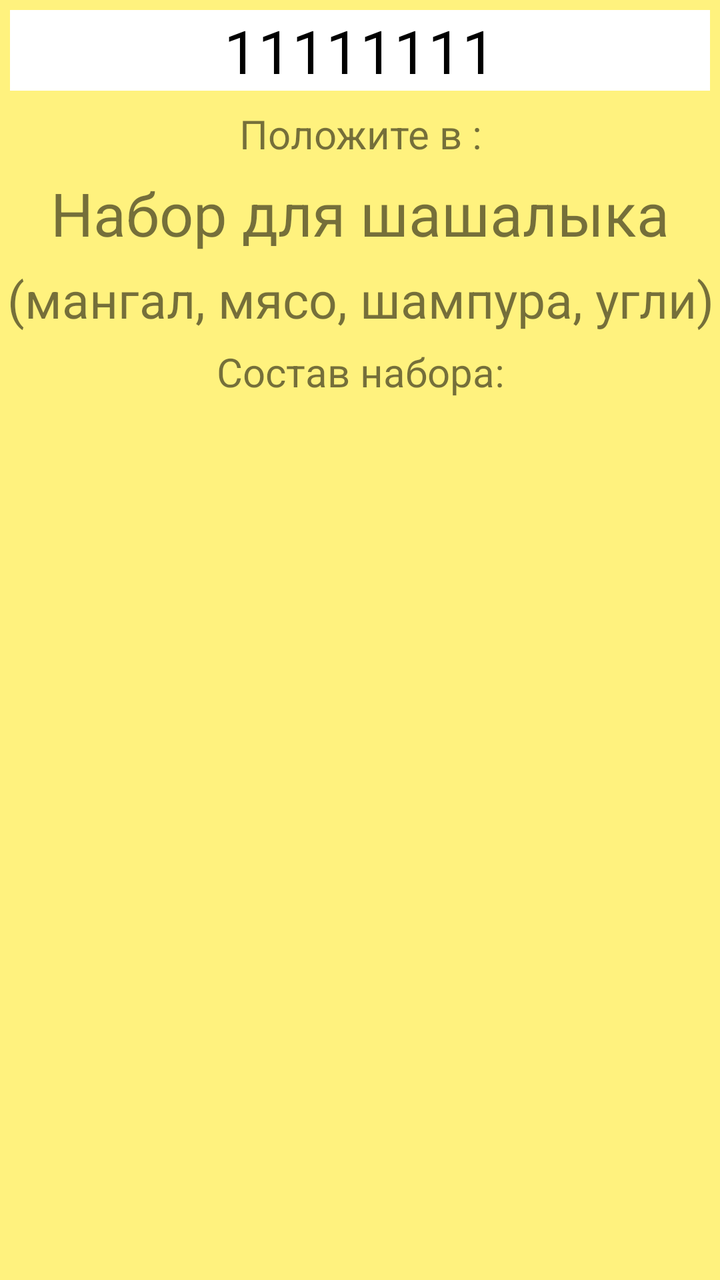
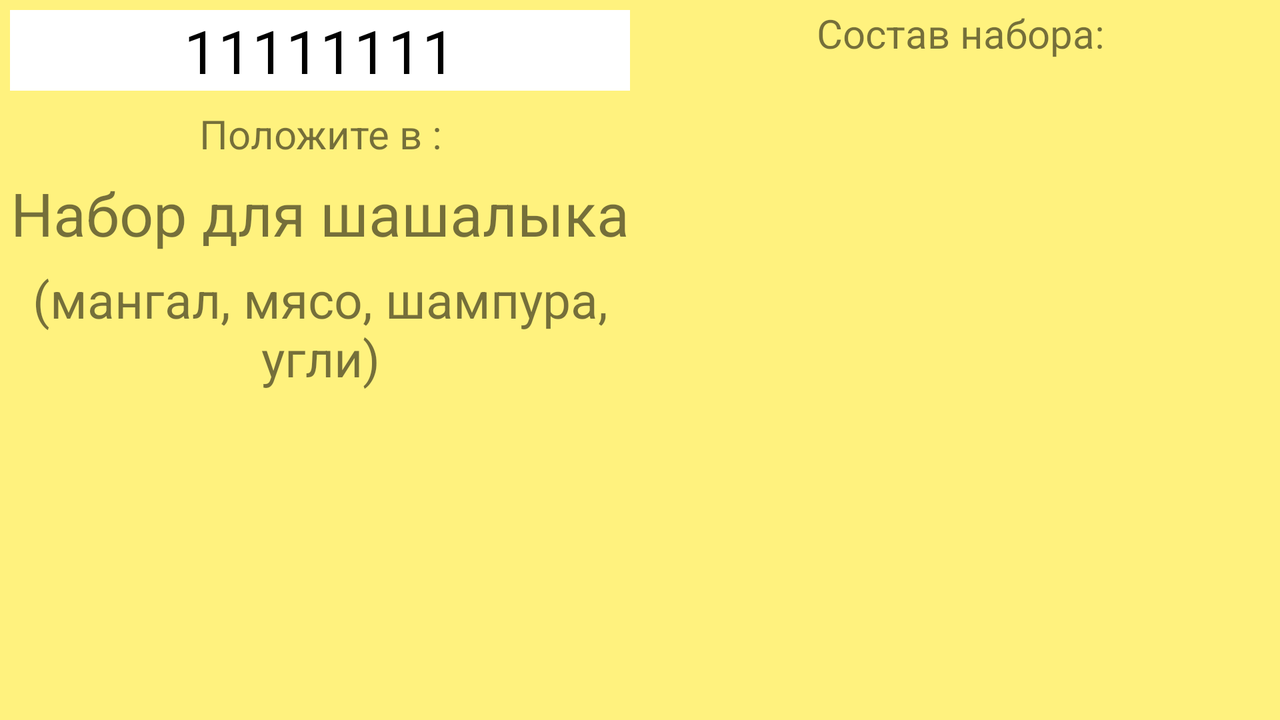

Two renders of one Android screen. The first uses the default layout on a phone; the second uses the alternative layout the repository ships for a different screen configuration, on a matching device. The two XML files are below.
<!-- AndroidManifest.xml: application theme AppTheme -->
<!-- res/layout/equip_act_fragment_layout.xml -->
<?xml version="1.0" encoding="utf-8"?>
<LinearLayout xmlns:android="http://schemas.android.com/apk/res/android"
    android:layout_height="match_parent"
    android:layout_width="match_parent"
    xmlns:tools="http://schemas.android.com/tools"
    android:orientation="vertical"
    android:background="@color/colorPrimary">

    <ProgressBar
        android:layout_width="wrap_content"
        android:layout_height="wrap_content"
        android:visibility="gone"
        android:id="@+id/progressBar"
        android:layout_gravity="center"/>
    <EditText
        style="@style/EquipActBarCodeStyle"
        android:layout_width="match_parent"
        android:layout_height="wrap_content"
        android:inputType="number"
        android:imeOptions="actionDone|flagNoExtractUi"
        android:text=""
        android:ems="10"
        android:id="@+id/etBarCode"
        android:hint="Считайте штрихкод"
        android:background="@color/white"
        tools:text="11111111"
        />
    <LinearLayout
        android:id="@+id/llHidable"
        android:layout_width="match_parent"
        android:layout_height="wrap_content"
        android:orientation="vertical">
    <TextView
        style="@style/EquipActAuxStyle"
        android:text="Положите в :"
        android:layout_width="match_parent"
        android:layout_height="wrap_content"
        android:id="@+id/textView14"
        />

    <TextView
        style="@style/EquipActKitName"
        android:text=""
        android:layout_width="match_parent"
        android:layout_height="wrap_content"
        android:id="@+id/tvKitName"
        tools:text="Набор для шашалыка"/>

    <TextView
        style="@style/EquipActKitDescription"
        android:text=""
        android:layout_width="match_parent"
        android:layout_height="wrap_content"
        android:id="@+id/tvKitDescription"
        tools:text="(мангал, мясо, шампура, угли)"/>
        </LinearLayout>

    <TextView
        style="@style/EquipActAuxStyle"
        android:text="Состав набора:"
        android:layout_width="match_parent"
        android:layout_height="wrap_content"
        android:id="@+id/tvContainsLabel" />

    <android.support.v7.widget.RecyclerView
        android:layout_width="match_parent"
        android:layout_height="match_parent"
        android:id="@+id/recyclerView"
        tools:listitem="@layout/equip_act_contans_item">

    </android.support.v7.widget.RecyclerView>
</LinearLayout>
<!-- resources referenced by this layout -->
<resources>
  <color name="colorPrimary">#fff27e</color>
  <color name="white">#ffffff</color>
  <style name="EquipActAuxStyle">
          <item name="android:layout_margin">3dp</item>
          <item name="android:textSize">20sp</item>
          <item name="android:gravity">center</item>
      </style>
  <style name="EquipActBarCodeStyle">
          <item name="android:textSize">30sp</item>
          <item name="android:gravity">center</item>
          <item name="android:layout_margin">5dp</item>
      </style>
  <style name="EquipActKitDescription">
          <item name="android:layout_margin">3dp</item>
          <item name="android:textSize">25sp</item>
          <item name="android:gravity">center</item>
      </style>
  <style name="EquipActKitName">
          <item name="android:layout_margin">3dp</item>
          <item name="android:textSize">30sp</item>
          <item name="android:gravity">center</item>
      </style>
  <style name="AppTheme" parent="Theme.AppCompat.Light">
          
          <item name="colorPrimary">@color/colorPrimary</item>
          <item name="colorPrimaryDark">@color/colorPrimaryDark</item>
          <item name="colorAccent">@color/colorAccent</item>
          <item name="actionMenuTextColor">@color/black</item>
          <item name="android:textColorPrimary">@color/black</item>
      </style>
  <color name="colorPrimaryDark">#ffbf57</color>
  <color name="colorAccent">#484eff</color>
  <color name="black">#000000</color>
</resources>
<!-- res/layout-land/equip_act_fragment_layout.xml (the repository's variant of the layout above) -->
<!-- drawn on the phone turned sideways -->
<?xml version="1.0" encoding="utf-8"?>
<LinearLayout xmlns:android="http://schemas.android.com/apk/res/android"
    android:layout_height="match_parent"
    android:layout_width="match_parent"
    xmlns:tools="http://schemas.android.com/tools"
    android:orientation="horizontal"
    android:background="@color/colorPrimary">
    <LinearLayout
        android:layout_width="0dp"
        android:layout_weight="4"
        android:layout_height="match_parent"
        android:orientation="vertical">
        <ProgressBar
            android:layout_width="wrap_content"
            android:layout_height="wrap_content"
            android:visibility="gone"
            android:id="@+id/progressBar"
            android:layout_gravity="center"/>
        <EditText
            style="@style/EquipActBarCodeStyle"
            android:layout_width="match_parent"
            android:layout_height="wrap_content"
            android:inputType="number"
            android:imeOptions="actionDone|flagNoExtractUi"
            android:text=""
            android:ems="10"
            android:background="@color/white"
            android:id="@+id/etBarCode"
            android:hint="Считайте штрихкод"
            tools:text="11111111"
            />

        <LinearLayout
            android:id="@+id/llHidable"
            android:layout_width="match_parent"
            android:layout_height="match_parent"
            android:orientation="vertical">
            <TextView
                style="@style/EquipActAuxStyle"
                android:text="Положите в :"
                android:layout_width="match_parent"
                android:layout_height="wrap_content"
                android:id="@+id/textView14"
                />

            <TextView
                style="@style/EquipActKitName"
                android:text=""
                android:layout_width="match_parent"
                android:layout_height="wrap_content"
                android:id="@+id/tvKitName"
                tools:text="Набор для шашалыка"/>

            <TextView
                style="@style/EquipActKitDescription"
                android:text=""
                android:layout_width="match_parent"
                android:layout_height="wrap_content"
                android:id="@+id/tvKitDescription"
                tools:text="(мангал, мясо, шампура, угли)"/>
        </LinearLayout>



    </LinearLayout>
    <LinearLayout
        android:layout_width="0dp"
        android:layout_weight="4"
        android:layout_height="match_parent"
        android:orientation="vertical">
        <TextView
            style="@style/EquipActAuxStyle"
            android:text="Состав набора:"
            android:layout_width="match_parent"
            android:layout_height="wrap_content"
            android:id="@+id/tvContainsLabel" />

        <android.support.v7.widget.RecyclerView
            android:layout_width="match_parent"
            android:layout_height="match_parent"
            android:id="@+id/recyclerView"
            tools:listitem="@layout/equip_act_contans_item">

        </android.support.v7.widget.RecyclerView>
    </LinearLayout>

</LinearLayout>
